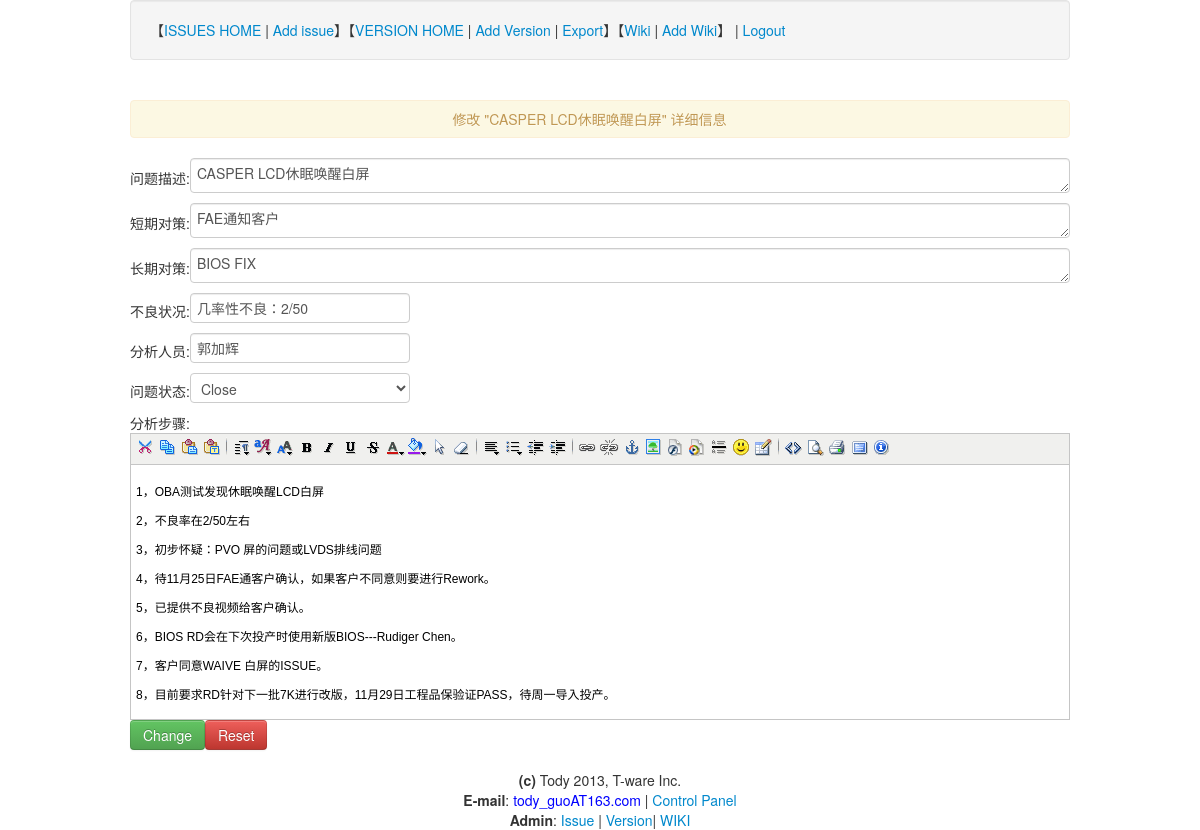
Screenshot of /mod_issue.php?id=3 (signed in) with the database file from the repository.
### tables this page shows
CREATE TABLE IF NOT EXISTS `validate_issues` (
  `id` int(11) NOT NULL AUTO_INCREMENT,
  `val_reason` varchar(1024) NOT NULL,
  `val_purpose` varchar(1024) NOT NULL,
  `val_scheme` varchar(1024) NOT NULL,
  `val_failrate` varchar(1024) NOT NULL,
  `val_content` text NOT NULL,
  `val_owner` varchar(1024) NOT NULL,
  `val_date` datetime NOT NULL,
  `val_status` varchar(1024) NOT NULL,
  `reserved1` varchar(30) NOT NULL,
  PRIMARY KEY (`id`)
);

### inc/conn.php (called while the page is built, shortened)
<?php
class mysql {
 private $db_host;
 private $db_user;
 private $db_pwd;
 private $conn;
 private $result;
 private $show_error = true;
 public function __construct($db_host = 'localhost', $db_user = '293540', $db_pwd = '666666', $db_database ='293540', $conn = '', $coding = 'UTF8') {
  $this->db_host = $db_host;
  $this->db_user = $db_user;
  $this->db_pwd = $db_pwd;
  $this->db_database = $db_database;
  $this->conn = $conn;
  $this->coding = $coding;
 }
 public function connect() {
  if ($this->conn == "pconn") {
   $this->conn = mysql_pconnect($this->db_host, $this->db_user, $this->db_pwd);
  } else {
   $this->conn = mysql_connect($this->db_host, $this->db_user, $this->db_pwd);
  }
 }
 public function query($sql) {
  $this->sql = $sql;
  $result = mysql_query($this->sql, $this->conn);
  if (!$result) {
   if ($this->show_error) {
    $this->show_error("错误SQL语句：", $this->sql);
   }
  } else {
   $this->result = $result;
  }
  return $this->result;
 }
 public function fetch_assoc() {
  return mysql_fetch_assoc($this->result);
 }
}
?>

### mod_issue.php (the view, shortened to what this page needs)
<!DOCTYPE html>
<html>
<link href="/css/bootstrap.min.css" rel="stylesheet">
<head>
<?php
	include 'inc/conn.php';
	extract($_POST);
	extract($_GET);
	$db = new mysql();
	$sql = "select * from validate_issues where id=".$id;
	$db->query($sql);
	$row = $db->fetch_assoc();
?>
</head>
<body class="background">
<?
	include "top.php";
?>
<div class="container white-background pagecontent">
<form action="mod_issue.php?id=<? echo $id; ?>&act=mod", method="post" enctype="application/x-www-form-urlencoded">
<div align="center" class="page-header alert text-warning">修改 "<? echo htmlspecialchars_decode($row['val_reason']); ?>" 详细信息</div>
<div>
问题描述:<textarea name="iReason" type="text" style="width: 866px; height: 25px;"><? echo htmlspecialchars_decode($row['val_reason']); ?></textarea><br />
</div>
<div>
短期对策:<textarea name="iPurpose" type="text" style="width: 866px; height: 25px;"><? echo htmlspecialchars_decode($row['val_purpose']); ?></textarea><br />
</div>
<div>
长期对策:<textarea name="iScheme" type="text" style="width: 866px; height: 25px;"><? echo htmlspecialchars_decode($row['val_scheme']); ?></textarea><br />
</div>
<div>
不良状况:<input name="iFailrate" type="text" value="<? echo htmlspecialchars_decode($row['val_failrate']); ?>"><br />
</div>
<div>
分析人员:<input name="iOwner" type="text" value="<? echo htmlspecialchars_decode($row['val_owner']); ?>">
</div>
<div>
问题状态:<select name="iStatus" id="iStatus">
<?
	if ($row['val_status'] == "Close")
		echo '<option value="Close" selected="selected">Close</option>';
	else
		echo '<option value="Close">Close</option>';
?>
</select>
</div>
<div>
分析步骤:<br />
</div>
<div><input class="btn btn-success btn-primary" name="submit" value="Change" type="submit"><input class="btn btn-danger" name="reset" value="Reset" type="reset"></div>
</form>
</div>
<?
include 'bottom.php';
?>
</body>
<html>

### xhEditor/xheditor_skin/default/iframe.css (style rules this page uses)
html { height:100%;background-color:#FFFFFF; }
body,td,th { font-family:Arial,Helvetica,sans-serif;font-size:12px; }
body { height:100%;*height:90%;-moz-box-sizing:border-box;-webkit-box-sizing:border-box;box-sizing:border-box; }

### rows the page displays
validate_issues: val_reason "CASPER LCD休眠唤醒白屏", iReason "CASPER LCD休眠唤醒白屏", iPurpose "FAE通知客户", iScheme "BIOS FIX", iFailrate "几率性不良：2/50", iOwner "郭加辉", iStatus "Close"
